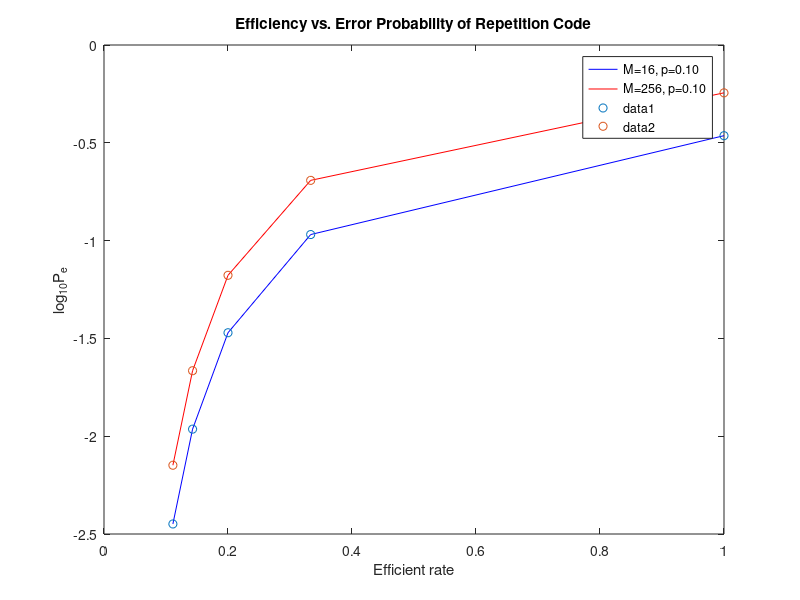

The MATLAB script that drew this image:
clear all
x = [1,1/3,1/5,1/7,1/9];

p = 0.1
P1 = log10(1-(1-p)^4)
P3 = log10(1-((1-p)^3+3*p*(1-p)^2)^4)
P5 = log10(1-((1-p)^5+5*p*(1-p)^4+10*p^2*(1-p)^3)^4)
P7 = log10(1-((1-p)^7+7*p*(1-p)^6+21*p^2*(1-p)^5+35*p^3*(1-p)^4)^4)
P9 = log10(1-((1-p)^9+9*p*(1-p)^8+36*p^2*(1-p)^7+84*p^3*(1-p)^6+126*p^4*(1-p)^5)^4)

y = [P1,P3,P5,P7,P9];
plot(x,y,'blue')

P1b = log10(1-(1-p)^8)
P3b = log10(1-((1-p)^3+3*p*(1-p)^2)^8)
P5b = log10(1-((1-p)^5+5*p*(1-p)^4+10*p^2*(1-p)^3)^8)
P7b = log10(1-((1-p)^7+7*p*(1-p)^6+21*p^2*(1-p)^5+35*p^3*(1-p)^4)^8)
P9b = log10(1-((1-p)^9+9*p*(1-p)^8+36*p^2*(1-p)^7+84*p^3*(1-p)^6+126*p^4*(1-p)^5)^8)

hold on
yb = [P1b,P3b,P5b,P7b,P9b];
plot(x,yb,'red')

title('Efficiency vs. Error Probability of Repetition Code')
xlabel('Efficient rate')
ylabel('log_1_0P_e')
legend('M=16, p=0.10','M=256, p=0.10')

hold on
scatter(x,y,'blue')
hold on
scatter(x,yb,'red')